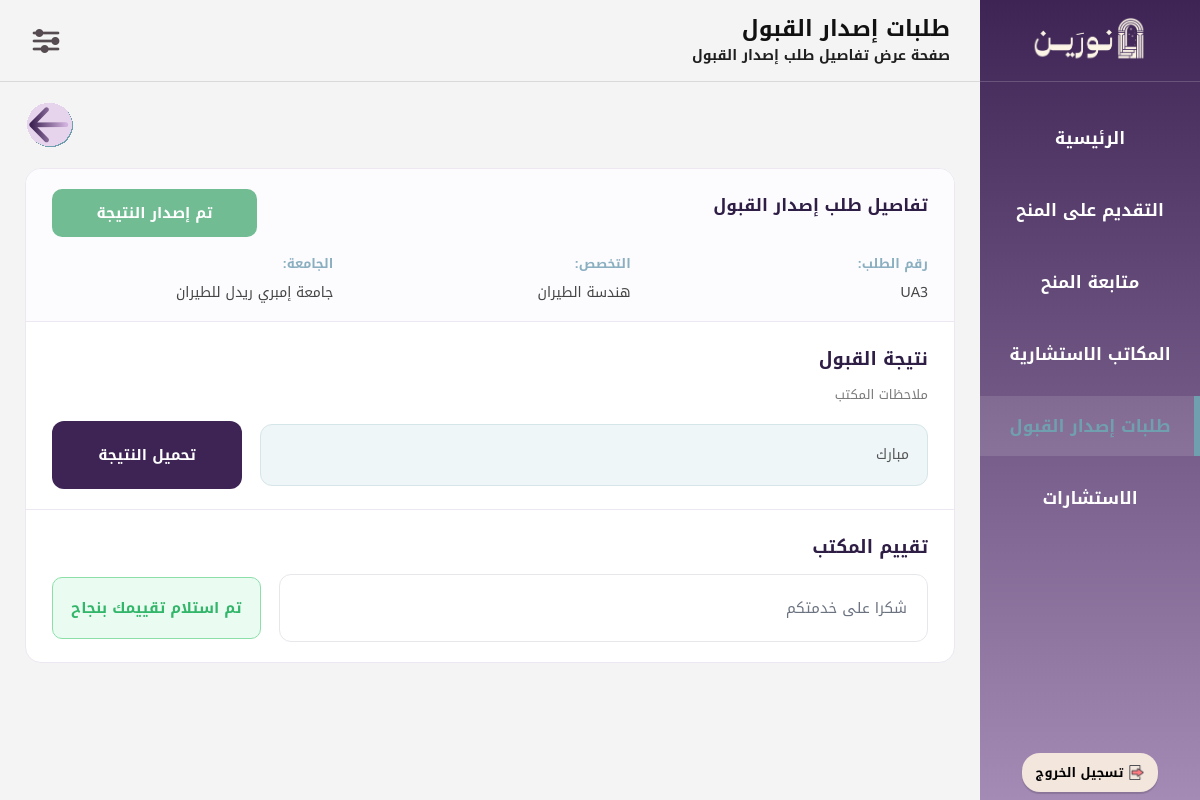
Page /Ben17_AdmissionDetails.php?id=3 (signed in) on the earlier database version.
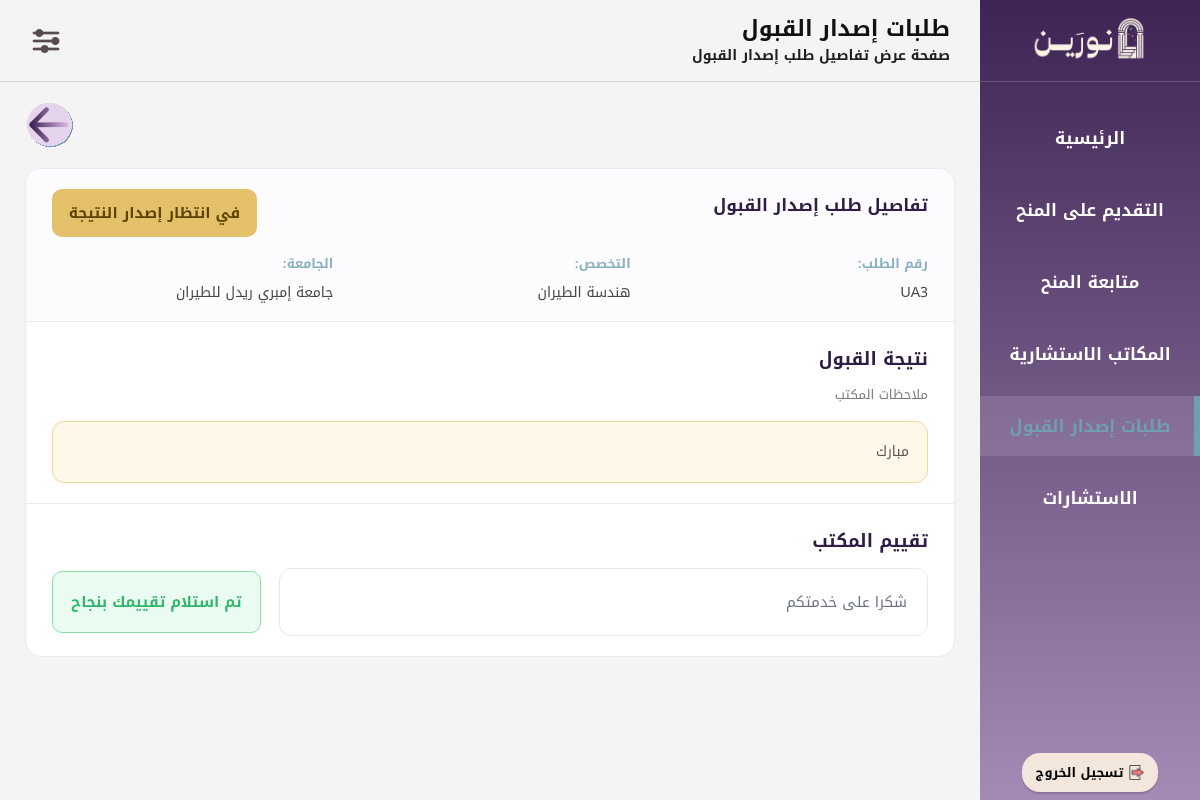
Same page on the later database version.
### tables this page shows
CREATE TABLE `admission_request` (
  `request_id` int(11) NOT NULL,
  `bnf_id` int(11) NOT NULL,
  `office_id` int(11) NOT NULL,
  `program_type` enum('bachelor','master','phd') NOT NULL,
  `major_name` varchar(100) NOT NULL,
  `univ_name` varchar(100) NOT NULL,
  `Submit_date` date NOT NULL,
  `result_notes` text DEFAULT NULL,
  `Result_status` enum('قيد المعالجة','أُصدرت','لم تُصدر') DEFAULT 'قيد المعالجة',
  `request_status` enum('في الانتظار','مقبول','مرفوض') NOT NULL DEFAULT 'في الانتظار',
  `payment_status` enum('غير مدفوع','مدفوع','بانتظار الدفع') NOT NULL DEFAULT 'غير مدفوع',
  `result` varchar(255) DEFAULT NULL
);

### Ben17_AdmissionDetails.php (the view, shortened to what the changed rows need)
<?php
$conn = new mysqli("localhost", "root", "", "noreen");
$conn->set_charset("utf8mb4");
$bnf_id = (int) $_SESSION['bnf_id'];
$request_id = isset($_GET['id']) ? (int) $_GET['id'] : 0;
$sqlRequest = "SELECT
                  ar.request_id,
                  ar.bnf_id,
                  ar.office_id,
                  ar.major_name,
                  ar.univ_name,
                  ar.Submit_date,
                  ar.result_notes,
                  ar.Result_status,
                  ar.result
               FROM admission_request ar
               WHERE ar.request_id = $request_id
               AND ar.bnf_id = $bnf_id";
$resultRequest = $conn->query($sqlRequest);
$request = $resultRequest->fetch_assoc();
$status = trim($request['Result_status']);
$statusText = "";
$statusClass = "";
$statusMessage = "";
if ($status == "" || $status == "قيد المعالجة") {
    $statusText = "في انتظار إصدار النتيجة";
    $statusClass = "processing";
    $statusMessage = "طلبك ما زال تحت مراجعة المكتب، وسيتم تحديث هذه الخانة عند صدور النتيجة.";
} elseif ($status == "مرفوض" || $status == "مرفوضة" || $status == "رفض") {
    $statusText = "تم رفض الطلب";
    $statusClass = "rejected";
    $statusMessage = "تمت مراجعة الطلب من قبل المكتب ولم تتم الموافقة عليه.";
} else {
    $statusText = "تم إصدار النتيجة";
    $statusClass = "done";
    $statusMessage = "تمت معالجة الطلب ويمكنك الاطلاع على ملاحظات المكتب والتفاصيل أدناه.";
}
$requestCode = "UA" . $request['request_id'];
?>
<!DOCTYPE html>
<html lang="ar" dir="rtl">
<head>
<link rel="stylesheet" href="CSS01Layout.css?v=3">
</head>
<body>
<div class="layout">
    <div class="main-content">
        <div class="page">
            <div class="content-box">
                <div class="top-card">
                    <div class="top-row">
                        <div class="top-title">تفاصيل طلب إصدار القبول</div>
                        <div class="badge <?php echo $statusClass; ?>">
                            <?php echo $statusText; ?>
                        </div>
                    </div>
                    <div class="request-grid">
                        <div class="request-item">
                            <div class="request-label">رقم الطلب:</div>
                            <div class="request-value"><?php echo $requestCode; ?></div>
                        </div>
                        <div class="request-item">
                            <div class="request-label">التخصص:</div>
                            <div class="request-value"><?php echo htmlspecialchars($request['major_name']); ?></div>
                        </div>
                        <div class="request-item">
                            <div class="request-label">الجامعة:</div>
                            <div class="request-value"><?php echo htmlspecialchars($request['univ_name']); ?></div>
                        </div>
                    </div>
                </div>
                <div class="section-box">
                    <div class="result-row">
                        <?php if ($status == "أصدرت" && !empty($request['result'])) { ?>
                            <div class="file-action-side">
                                <a href="<?php echo htmlspecialchars($request['result']); ?>" target="_blank" class="file-btn">
                                    تحميل النتيجة
                                </a>
                            </div>
                        <?php } ?>
                        <div class="result-box <?php echo $statusClass; ?>">
                            <?php
                            if (!empty(trim($request['result_notes']))) {
                                echo nl2br(htmlspecialchars($request['result_notes']));
                            } else {
                                echo $statusMessage;
                            }
                            ?>
                        </div>
                    </div>
                </div>
            </div>
        </div>
    </div>
</div>
</body>
</html>

Differences in the rows shown:
changed admission_request "UA3": Result_status "تم إصدار النتيجة" → "في انتظار إصدار النتيجة"
Other differences:
text no longer shown: "تحميل النتيجة"
